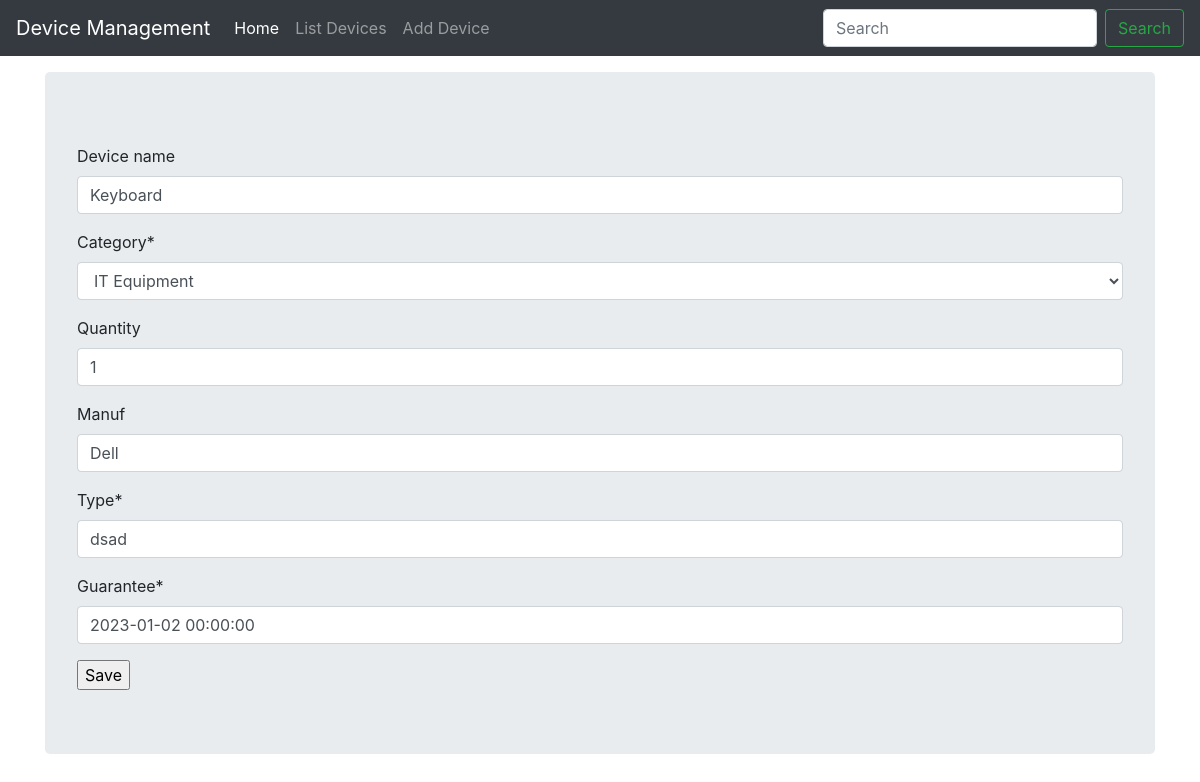
The app's page /update_devices/1/ with its own data.
### devicemgmt/models.py (models this page shows, shortened)
class Device(models.Model):
	category = models.ForeignKey(Category, on_delete=models.CASCADE)
	device_name = models.CharField(max_length=50, blank=True, null=True)
	quantity = models.IntegerField(default='0', blank=True, null=True)
	manuf = models.CharField(max_length=50, blank=True, null=True)
	type= models.CharField(max_length=50, blank=False, null=True)
	guarantee = models.DateTimeField(blank=False, null=False)
	last_updated = models.DateTimeField(auto_now_add=False, auto_now=True)
	export_to_CSV = models.BooleanField(default=False)

### devicemgmt/views.py (the view)
# urls.py: path('update_devices/<str:pk>/', views.update_devices, name="update_devices"),
def update_devices(request, pk):
	queryset = Device.objects.get(id=pk)
	form = DeviceUpdateForm(instance=queryset)
	if request.method == 'POST':
		form = DeviceUpdateForm(request.POST, instance=queryset)
		if form.is_valid():
			form.save()
			return redirect('/list_devices')
	context = {
		'form':form
	}
	return render(request, 'add_devices.html', context)

### devicemgmt/forms.py
class DeviceUpdateForm(forms.ModelForm):
	class Meta:
		model = Device
		fields = ['device_name', 'category', 'quantity', 'manuf', 'type', 'guarantee']

### devicemgmt/models.py (called while the page is built)
	def __str__(self):
		return self.name

### devicemgmt/templates/add_devices.html (shortened to what this page needs)
{% load static %}
{% load crispy_forms_tags %}
<!DOCTYPE html>
<html lang="en">
  <head>
<link href="{% static 'css/stylesheet.css' %}" rel="stylesheet">
<link href="{% static 'css/bootstrap.min.css' %}" rel="stylesheet">
    <link href="{% static 'css/navbar-top-fixed.css' %}" rel="stylesheet">
  </head>
  <body>
 {% include 'navbar.html' %}
<main role="main" class="container">
  <div class="jumbotron">
    <form method='POST' action=''>{% csrf_token %}
		{{form|crispy}}
        <input type="submit" value='Save'/>
    </form>
  </div>
</main>
      </body>
</html>

### devicemgmt/static/css/stylesheet.css (style rules this page uses)
body { background-color: #34eb6b; }

### devicemgmt/static/css/navbar-top-fixed.css (style rules this page uses)
body { min-height: 75rem; padding-top: 4.5rem; }

### records on screen
Device: device_name "Keyboard", category "IT Equipment", quantity "1", manuf "Dell", type "dsad", guarantee "2023-01-02 00:00:00"
